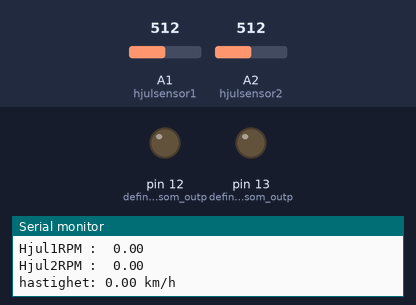
A sketch run on a simulated Arduino Uno, built with avr-gcc and run on an emulated ATmega328P. On the bench: output pins drawn as LEDs (lit = HIGH), the last lines printed to the serial monitor. The inputs (shaded band) are chosen by the test bench; at power-on: A2 (hjulsensor2) = 512, A1 (hjulsensor1) = 512.

Above: at 1.2 s.
1.3 s: A2 (hjulsensor2) set to 885
2.8 s: A2 (hjulsensor2) set to 909
At 4.0 s:
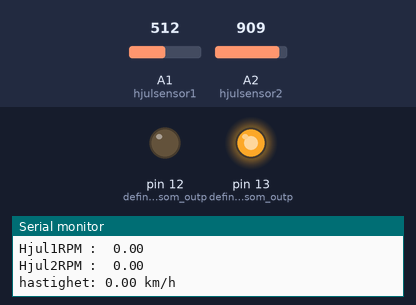
5.0 s: A1 (hjulsensor1) set to 883
6.5 s: A1 (hjulsensor1) set to 911
At 6.78 s:
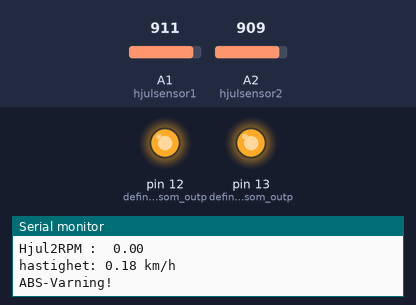
Timing chart, 0 to 9.5 s (numbered marks = the images above; inputs shaded):
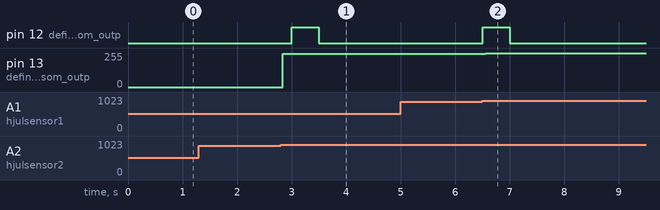

Measured:
- the behaviour switches between 900 and 901 on A2 (hjulsensor2) (found by bisection; images 0 and 1)
- the behaviour switches between 900 and 901 on A1 (hjulsensor1) (found by bisection; images 1 and 2)
- after the input at 2.8 s, pin 12 (definerar_pin_12_som_outp): LOW → HIGH after 0.20 s, → LOW 0.50 s later; pin 13 (definerar_pin_13_som_outp): 0/255 → 250/255 at once
- after the input at 6.5 s, pin 12 (definerar_pin_12_som_outp): LOW → HIGH at once, → LOW 0.50 s later; pin 13 (definerar_pin_13_som_outp): 250/255 → 255/255 after 0.06 s

The sketch:

Fotoresistor_ABS-System.ino
```cpp
//Beskrivning:  Funktion som mäter varvtal och hastighet på två hjul med en analog foto-resistor. samt Jämför dessa hastigheter och varnar användaren om de skiljer sig åt mer än en bestämmd procentsats (tollerans), den ger information både genom seriell-monnitorn och med led-lampor.


// By:           Isak Jonsson Öhström
// Date:         2022-03-28


void setup() {
  Serial.begin(9600);   //definerar baud raten för seriell porten eftersom jag kommer använda seriall-monitorn.
  pinMode(13, OUTPUT);  //definerar pin 13 som output (grön LED)
  pinMode(12, OUTPUT);  //definerar pin 12 som output (röd LED)
}

  float intervall = 0.5;  //initsierar och definerar värdet för intervallen som bestämmer hur ofta den skall ta den samlade mätdatan, utföra beräkningar och ge användaren ett värde. (lägre värde ger resultat oftare men ökar risken för störningar och mätfel som kan försummas om en högre intervall används) 0.5s var ganska lagom.
  float antalhol = 10;    //initsierar och definerar antalet hål det finns i "mäthjulet" detta behövs för att ekvationen skall veta hur många hög och låg värden det är per varje varv. (högst upp i koden så att använaren skall kunna ändra lätt.)
  int diameter = 8;     //hjulets diamter i cm
  float speedkoeicient = diameter * 0.01 * 3.1415 /60 * 3.6 * 2; //ekvation för att omvandla rpm till km/h,
  int antalhjul = 2;  //öantalet hjul som skall ta mätvärden ifrån, dock inte det enda som behöver ändras om man vill ha fler eller färre hjul, detta är en utvecklingspotential.
  int hjulsensor1 = A1;   // pin för fotosensorn på hjul1
  int hjulsensor2 = A2;    // pin för fotosensorn på hjul2
  float tolleransprocent = 5;   // Tollerans i procent som hjulen kan skilja sig åt och inte lösa ut ABS-varningen.


  int varvvariabel = 0;   //initsierar den varaibel som kommer inkrementeras upp för jarve gång som sensorn har fått en signal innom intervallet. (hjul 1)
  int varvvariabel2 = 0;    //samma fast för hjul nummer 2.
  int rep = 0;    // initsierar en variablen som krävs för att se till att ovan avariable inkrementeras endast en gång per uppnått mätvärde och inte fera gånger (se if-sats nedan.)
  int rep2 = 0;   // samma för hjul 2.
  float rpm = 0;  //initsierar varaibeln för varvtalet (rpm) för hjulet.
  float rpm2 = 0; // samma för hjul 2.
  float rpmtot = 0;   // en varaibeln som används för summan av rpm och rpm2
  float klockstart = 0; //Initsierar varaibeln för hur mycket som skall subtraheras från totala tiden sedan arduinon startade (millis()). detta skall var float o inte interger, det skapade mysko fel.
  float helavarv = 0;   //initsierar varaiblen för hur många hela varv som hjulet snurrat.
  float helavarv2 = 0;  // samma för hjul2


void loop() {

  ABS_systemet();   //en stor funktion för hela mitt program. (lite svårt att använda del och hjälpfunktioner när jag jobbar med tid och loopar.) men fullt möjligt och en utvecklingspotential.

}


void ABS_systemet(){  //void funktion har ingen return. // lite svårt med hjälpfunktioner eftersom vi jämför med tid och många olika variabler som hela tiden påverkas.


  float tid = millis()*0.001-klockstart;    //Räknar tiden sedan arduinon startade, gör om det till hela sekunder och subtraherar variabeln klockstart för att återställa "tid" till noll varje gång intervallet har uppnåtts. tror millis är den enda tidräknaren såm kan gå samtidigt som andra processer, men går inte att reseta.
  int value = analogRead(hjulsensor1);      //tilldelar variablen value mätvärdet från foto sensorn på hjul1 (A1), (analog read, 0-1024).
  int value2 = analogRead(hjulsensor2);     // samma för hjul2.


 if (value > 900 && rep == 0)   // ifsats med gränsvärde 900 och rep som förhindrar flera upprepningar för varje "high" värde.
  {
    digitalWrite(13, HIGH);   //visar att mätvärde har tagits in.
    varvvariabel += 1;    //inkrementera varvariabel med 1 för varje high värde.
    rep = 1;  // kräver att vi måste mäta ett "low-value" innan vi kan inkrementera ett nytt "high-value" annars kommer arduino bara att inkrementera på upp "varvvariabl" med hög hastighet.
  }

 else if (value > 900)   //om rep inte är lika med noll skal den bara tända lampan.
  {
    digitalWrite(13, HIGH);
  }


 else        // om mätvärdet är under 900
  {
    digitalWrite(13, LOW);
    rep = 0;    // rep = 0, kräver ett uppmätt low value innan vi kan imkrementera varvvariabel igen.
  }


//---
// nedan följer samma ifsats för hjhul nummer 2.
// man skulle kunna göra detta till funktioner, utvecklingspotential.

  if (value2 > 900 && rep2 == 0)
  {
    digitalWrite(13, HIGH);
    varvvariabel2 += 1;
    rep2 = 1;
  }

  else if (value2 > 900)
  {
    digitalWrite(13, HIGH);
  }


  else
  {
    digitalWrite(13, LOW);
    rep2 = 0;
  }

//---


  if (tid > intervall)    // om min tidvariabel har uppnått intervallet / om det har gått 0.5 sekunder.
  {

    klockstart += intervall;   //inkrementerar klockstart för att återställa tid till noll då intervallet har uppnåtts.

    helavarv = varvvariabel/antalhol;   // omvandalr antalet hög och låg värden under 0.5s till antalet varv som hjulet snurrat.

    rpm = helavarv/intervall*60;        // använder tiden 0.5s för att omvandal omvandla antalet varv till varvtal/varv per minut. (RPM).

    //samma för hjul nummer två:

    helavarv2 = varvvariabel2/antalhol;
    rpm2 = helavarv2/intervall*60;

    rpmtot = rpm + rpm2;  //summan av varvtalen, använs senare i koden.

    varvvariabel = 0;   // återställer varvariablerna till noll för att kunna ikrementeras på nytt då nästa intervall börjar.
    varvvariabel2 = 0;

    Serial.print("Hjul1" "RPM :  ");
    Serial.println(rpm);          //skriver ut uppmätta varvtalet för hjul 1

    Serial.print("Hjul2" "RPM :  ");
    Serial.println(rpm2);          //skriver ut uppmätta varvtalet för hjul 2

    Serial.print("hastighet: ");
    Serial.print((rpm + rpm2)/2 * speedkoeicient);    // omvandlar rpm till km/h och skriver ut det i seriell-monitorn.
    Serial.println(" km/h");


  if ((abs((rpm+rpm2)/antalhjul - rpm2) > rpm * (tolleransprocent * 0.01)) && (rpmtot > 3)){   //om absolutbeloppet av genomsnittshastigheten av varvtalen är mer än 5% större än varvtalet för hjul 1 (5% tollerans, bestämmt av en variabel högst upp). och det totala varvtalet är över 3 (förhindrar störningar och märfel vis stillastående.)

    //denna if sats är vad som jämför hastighterna och gör två hastighetsmätare till ett ABS-system

    digitalWrite(12, HIGH);     //tänd varningslampan för ABS-systemet (röd).
    Serial.println("ABS-Varning!");     //skriv ABS varning i seriell-monitorn.
    //return true;
    //hade en tanke på att gör detta till en int funktion istället, och returnera true/false beroende på om ABS.systemet löst ut, men det är utvecklingspotential.
  }


  else
  {
    digitalWrite(12, LOW);   //är inte systemet utlöst skall den röda lampan vara släckt.
  }


// Isak Jonsson Öhström - 28 mars 2022


}
}
```
